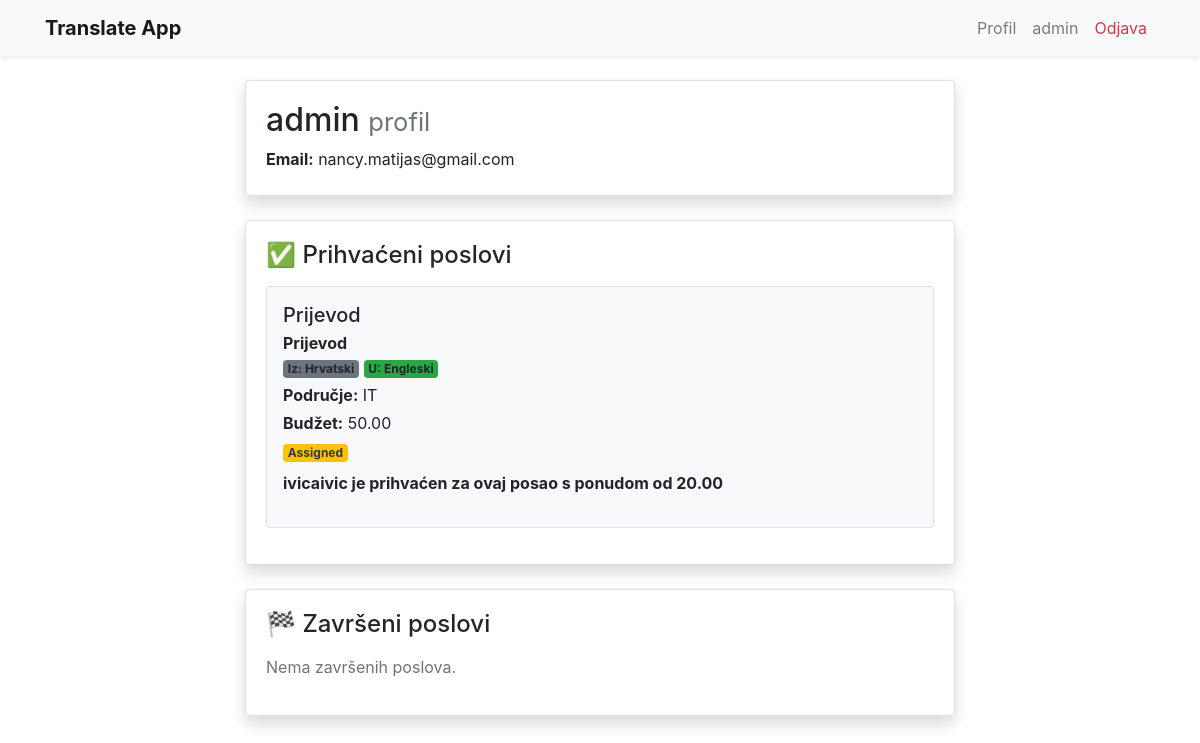
/accounts/profile/1 (signed in), run on the app's committed database.
### app/models.py (models this page shows, shortened)
class Account(models.Model):
    user = models.OneToOneField(User, on_delete=models.CASCADE)
    name = models.CharField(max_length=100)
    balance = models.DecimalField(max_digits=8, decimal_places=2)
    translator = models.BooleanField()

class Job(models.Model):
    user = models.ForeignKey(User, on_delete=models.CASCADE)
    title = models.CharField(max_length=100)
    description = models.CharField(max_length=100)
    source_lang = models.CharField(max_length=100)
    target_lang = models.CharField(max_length=100)
    field = models.CharField(max_length=100)
    budget = models.DecimalField(max_digits=8, decimal_places=2)
    text = models.TextField()
    status = models.CharField(max_length=100, default='available')
    translation = models.TextField(blank=True, null=True)
    def accepted_bid(self):
        return self.bid_set.filter(accepted=True).first()
    def accepted_bidder(self):
        return self.accepted_bid().bidder.account
    @classmethod
    def accepted_jobs_for(cls, user):
        accepted_bids = Bid.objects.filter(job__in=user.job_set.all(), accepted=True)
        accepted_jobs = [ bid.job for bid in accepted_bids if bid.job.status != "completed" ]
        return accepted_jobs

class Bid(models.Model):
    bidder = models.ForeignKey(User, on_delete=models.CASCADE)
    job = models.ForeignKey(Job, on_delete=models.CASCADE)
    price = models.DecimalField(max_digits=8, decimal_places=2)
    accepted = models.BooleanField()

### accounts/views.py (the view)
# urls.py: path('profile/<int:user_id>', views.profile, name='profile'),
def profile(request, user_id):
    user = get_object_or_404(User, pk=user_id)
    accepted_jobs = Job.accepted_jobs_for(user)
    completed_jobs = Job.objects.filter(user=user, status='completed')
    context = {
        'profile_user' : user,
        'accepted_jobs': accepted_jobs,
        'completed_jobs': completed_jobs,
    }
    return render(request, 'accounts/profile.html', context)

### accounts/templates/accounts/profile.html (shortened to what this page needs)
{% extends 'app/base.html' %}
{% block content %}
<div class="container mt-4">
    <div class="row mb-4">
        <div class="col-md-8 offset-md-2">
            <div class="card shadow">
                <div class="card-body">
                    <h2 class="card-title mb-2">
                        {{ profile_user.account.name }} <small class="text-muted">profil</small>
                    </h2>
                    <p class="mb-1"><strong>Email:</strong> {{ profile_user.email }}</p>
                </div>
            </div>
        </div>
    </div>
    <div class="row mb-4">
        <div class="col-md-8 offset-md-2">
            <div class="card shadow">
                <div class="card-body">
                    <h4 class="card-title mb-3">✅ Prihvaćeni poslovi</h4>
                    {% if accepted_jobs %}
                        {% for job in accepted_jobs %}
                            <div class="border rounded p-3 mb-3 bg-light">
                                <h5 class="mb-1">{{ job.title }}</h5>
                                <p class="mb-1">
                                    <strong>{{ job.description }}</strong><br>
                                    <span class="badge bg-secondary">Iz: {{ job.source_lang }}</span>
                                    <span class="badge bg-success">U: {{ job.target_lang }}</span>
                                </p>
                                <p class="mb-1"><strong>Područje:</strong> {{ job.field }}</p>
                                <p class="mb-1"><strong>Budžet:</strong> {{ job.budget }}</p>
                                <p class="mb-2">
                                    <span class="badge
                                        {% if job.status == 'completed' %}bg-success
                                        {% elif job.status == 'available' %}bg-primary
                                        {% else %}bg-warning text-dark{% endif %}">
                                        {{ job.status|capfirst }}
                                    </span>
                                </p>
                                <p>
                                    <strong>
                                        {{ job.accepted_bidder.name }} je prihvaćen za ovaj posao s ponudom od {{ job.accepted_bid.price }}
                                    </strong>
                                </p>
                            </div>
                        {% endfor %}
                    {% else %}
                        <p class="text-muted">Nema prihvaćenih poslova.</p>
                    {% endif %}
                </div>
            </div>
        </div>
    </div>
    <div class="row mb-4">
        <div class="col-md-8 offset-md-2">
            <div class="card shadow">
                <div class="card-body">
                    <h4 class="card-title mb-3">🏁 Završeni poslovi</h4>
                    {% if completed_jobs %}
                        {% for job in completed_jobs %}
                            <div class="border rounded p-3 mb-3 bg-light">
                                <h5 class="mb-1">{{ job.title }}</h5>
                                <p class="mb-1">
                                    <strong>{{ job.description }}</strong><br>
                                    <span class="badge bg-secondary">Iz: {{ job.source_lang }}</span>
                                    <span class="badge bg-success">U: {{ job.target_lang }}</span>
                                </p>
                                <p class="mb-1"><strong>Područje:</strong> {{ job.field }}</p>
                                <p class="mb-1"><strong>Budžet:</strong> {{ job.budget }}</p>
                                <p class="mb-2">
                                    <span class="badge bg-success">
                                        {{ job.status|capfirst }}
                                    </span>
                                </p>
                                <p>
                                    <strong>
                                        {{ job.accepted_bidder.name }} je završio ovaj posao za {{ job.accepted_bid.price }}
                                    </strong>
                                </p>
                            </div>
                        {% endfor %}
                    {% else %}
                        <p class="text-muted">Nema završenih poslova.</p>
                    {% endif %}
                </div>
            </div>
        </div>
    </div>
</div>
{% endblock content %}

### app/templates/app/base.html (shortened to what this page needs)
{% load static %}
<!DOCTYPE html>
<html lang="hr">
<head>
    <link rel="stylesheet" href="https://stackpath.bootstrapcdn.com/bootstrap/4.5.2/css/bootstrap.min.css">
    <link rel="stylesheet" href="{% static 'app/css/app.css' %}">
</head>
<body>
    <nav class="navbar navbar-expand-lg navbar-light bg-light shadow-sm mb-4">
        <div class="container">
            <a class="navbar-brand font-weight-bold" href="/">Translate App</a>
            <div class="collapse navbar-collapse" id="navbarNav">
                <ul class="navbar-nav ml-auto">
                    {% if user.is_authenticated %}
                        <li class="nav-item">
                            <a class="nav-link" href="{% url 'accounts:profile' user.id %}">Profil</a>
                        </li>
                        <li class="nav-item">
                            <a class="nav-link" href="{% url 'accounts:dashboard' %}">{{ user.account.name }}</a>
                        </li>
                        <li class="nav-item">
                            <a class="nav-link text-danger" href="{% url 'logout' %}">Odjava</a>
                        </li>
                    {% else %}
                        <li class="nav-item">
                            <a class="nav-link" href="{% url 'login' %}">Prijava</a>
                        </li>
                    {% endif %}
                </ul>
            </div>
        </div>
    </nav>
    <main class="container mb-5">
        {% block content %}
        {% endblock %}
    </main>
</body>
</html>

### data on the page
Job: title "Prijevod", description "Prijevod", source_lang "Hrvatski", target_lang "Engleski", field "IT", budget "50.00", status "Assigned", accepted_bidder.name "ivicaivic", accepted_bid.price "20.00"

### other printed values
{{ user.account.name }} "admin"
{{ profile_user.account.name }} "admin"
{{ profile_user.email }} "nancy.matijas@gmail.com"
